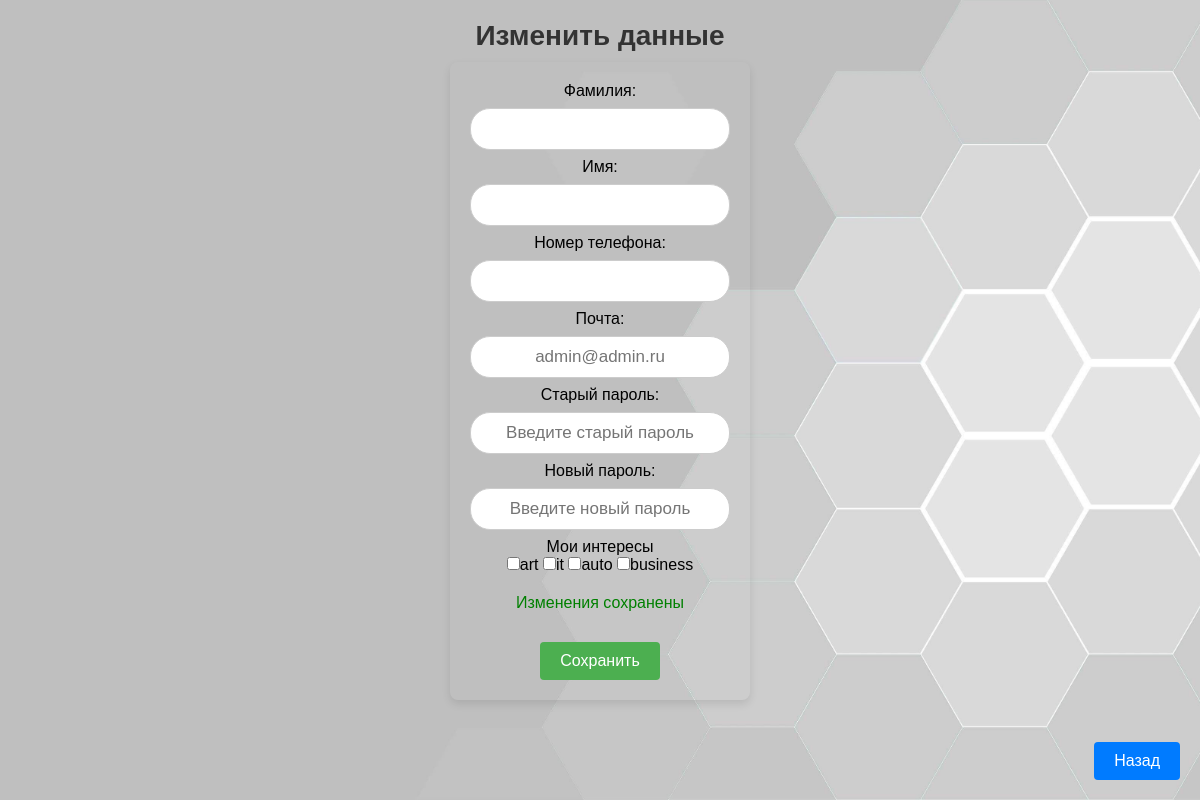
Page /cabinet/changedata/ (signed in) on the committed database.
### registration/models.py (models this page shows, shortened)
class CustomUser(AbstractUser):
    phone = models.CharField(max_length=15)
    interests = models.JSONField(null=True)

class Interest(models.Model):
    interest = models.CharField(max_length=25)
    def __str__(self):
        return self.interest

### cabinet/views.py (the view, shortened to what this page needs)
# urls.py: path('changedata/', views.change_data, name='change_data'),
def change_data(request):
    user = CustomUser.objects.get(id=request.session.get('user_id'))
    context = update_data(CustomUser, Interest, user.id)
    if request.method == 'GET':
        for key in list(request.session.keys()):
            if 'errors_password' in key:
                context['errors_password'] = request.session.pop(key, None)
                break
            elif 'change_success' in key:
                context['change_success'] = request.session.pop(key, None)
                break
        return render(request, 'cabinet/change_data.html',
                      context)
    else:
        return JsonResponse({'success': False, 'error': 'Invalid change data'})

### cabinet/views.py (called while the page is built)
def update_data(custom_user_model, interest_model, user_id):
    user = custom_user_model.objects.get(id=user_id)
    interest_list = interest_model.objects.all()
    context = {
        'user': user,
        'interest_list': interest_list,
    }
    return context

### cabinet/templates/cabinet/change_data.html (shortened to what this page needs)
{% extends 'main/layout.html' %}
{% load static %}
{% block extra_css %}
    <link rel="stylesheet" href="{% static 'cabinet/css/change_data.css' %}">
{% endblock %}
{% block content %}
    <h1 class="edit_data">Изменить данные</h1>
    <form class="registrationForm" method="POST">
        <label for="surname">Фамилия:</label>
        <input type="text" id="surname" name="surname" placeholder="{{ user.last_name }}">
        <label for="name">Имя:</label>
        <input type="text" id="name" name="name" placeholder="{{ user.first_name }}">
        <label for="phone">Номер телефона:</label>
        <input type="tel" id="phone" name="phone" pattern="\+7\d{10}" placeholder="{{ user.phone }}">
        <label for="email">Почта:</label>
        <input type="email" id="email" name="email" placeholder="{{ user.email }}">
        <label for="old_password">Старый пароль:</label>
        <input type="password" id="old_password" name="old_password" placeholder="Введите старый пароль">
        <label for="new_password">Новый пароль:</label>
        <input type="password" id="new_password" name="new_password" placeholder="Введите новый пароль">
        <div class="dropdown">
            <div class="selected-items"><label for="tags">Мои интересы</label></div>
            <div class="dropdown-content">
                {% for interest in interest_list %}
                    <label><input type="checkbox" name="tags[]" value="{{ interest }}">{{ interest }}</label>
                {% endfor %}
            </div>
        </div>
        {% if errors_password %}
            <div class="error-message-change">
                {{ errors_password }}
            </div>
        {% elif change_success %}
            <div class="success-message-change">
                {{ change_success }}
            </div>
        {% endif %}
        <a href="{% url 'cabinet' %}"><button type="submit" class="btn_register">Сохранить</button></a>
    </form>
    <a href="{% url 'cabinet' %}"><button type="submit" class="btn">Назад</button></a>
{% endblock %}

### main/static/main/css/main.css (style rules this page uses)
* { margin: 0; padding: 0; box-sizing: border-box; }
body { font-family: Arial, sans-serif; display: flex; justify-content: flex-start; align-items: center; height: 100vh; flex-direction: column; background-image: url('../img/bg.jpg'); background-size: cover; background-repeat: no-repeat; background-position: center; }
form { background-color: transparent; padding: 20px; margin: 400px; border-radius: 8px; box-shadow: 0 4px 8px rgba(0, 0, 0, 0.1); width: 300px; text-align: center; }
h1 { margin-top: 300px; text-align: center; color: #333; display: block; }
input[type="text"], input[type="password"], input[type="password_repeat"], input[type="tel"], input[type="email"] { width: 100%; padding: 10px; margin: 8px 0; border: 1px solid #ccc; border-radius: 20px; box-sizing: border-box; text-align: center; font-size: 17px; }
button { background-color: #4CAF50; color: white; padding: 10px 20px; border: none; border-radius: 4px; cursor: pointer; font-size: 16px; }
.btn { position: absolute; bottom: 20px; right: 20px; padding: 10px 20px; color: white; background-color: #007BFF; }
.btn_register { margin-top: 30px; }
.registrationForm { margin-top: 150px; }
.success-message-change { color: green; margin-top: 20px; }

### cabinet/static/cabinet/css/change_data.css (style rules this page uses)
body { font-family: Arial, sans-serif; display: flex; justify-content: flex-start; align-items: center; height: 100vh; flex-direction: column; background-size: cover; background-repeat: no-repeat; background-position: center; }
form { background-color: transparent; padding: 20px; margin: auto; border-radius: 8px; box-shadow: 0 4px 8px rgba(0, 0, 0, 0.1); width: 300px; text-align: center; }
.edit_data { margin-top: 20px; font-size: 28px; }
.registrationForm { margin-top: 10px; border: 1px; padding: 20px; }
.edit_data { margin-top: 20px; }
.btn { position: absolute; bottom: 20px; right: 20px; padding: 10px 20px; color: white; background-color: #007BFF; }

### rows in the picture
CustomUser: email "admin@admin.ru"
Interest: interest "art"
Interest: interest "it"
Interest: interest "auto"
Interest: interest "business"

### other values in the picture
{{ change_success }} "Изменения сохранены"
